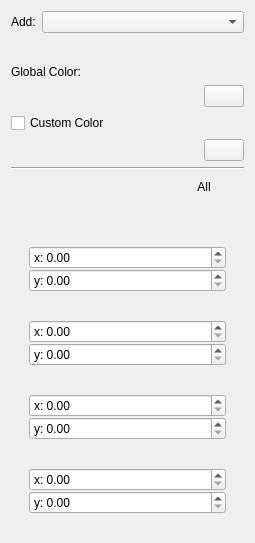
<?xml version="1.0" encoding="UTF-8"?>
<ui version="4.0">
 <class>AssistantsToolOptions</class>
 <widget class="QWidget" name="AssistantsToolOptions">
  <property name="geometry">
   <rect>
    <x>0</x>
    <y>0</y>
    <width>255</width>
    <height>265</height>
   </rect>
  </property>
  <layout class="QVBoxLayout" name="verticalLayout">
   <item>
    <layout class="QFormLayout" name="formLayout_2">
     <property name="rowWrapPolicy">
      <enum>QFormLayout::WrapLongRows</enum>
     </property>
     <item row="0" column="0">
      <widget class="QLabel" name="label">
       <property name="sizePolicy">
        <sizepolicy hsizetype="Fixed" vsizetype="Preferred">
         <horstretch>0</horstretch>
         <verstretch>0</verstretch>
        </sizepolicy>
       </property>
       <property name="text">
        <string>Add:</string>
       </property>
      </widget>
     </item>
     <item row="0" column="1">
      <widget class="QComboBox" name="availableAssistantsComboBox"/>
     </item>
    </layout>
   </item>
   <item>
    <widget class="KisDoubleSliderSpinBox" name="vanishingPointAngleSpinbox" native="true">
     <property name="minimumSize">
      <size>
       <width>50</width>
       <height>20</height>
      </size>
     </property>
    </widget>
   </item>
   <item>
    <widget class="QLabel" name="globalColorLabel">
     <property name="sizePolicy">
      <sizepolicy hsizetype="Fixed" vsizetype="Preferred">
       <horstretch>0</horstretch>
       <verstretch>0</verstretch>
      </sizepolicy>
     </property>
     <property name="text">
      <string>Global Color:</string>
     </property>
    </widget>
   </item>
   <item>
    <layout class="QHBoxLayout" name="horizontalLayout_3">
     <item>
      <widget class="KisSliderSpinBox" name="assistantsGlobalOpacitySlider" native="true">
       <property name="minimumSize">
        <size>
         <width>30</width>
         <height>0</height>
        </size>
       </property>
       <property name="maximum" stdset="0">
        <number>100</number>
       </property>
      </widget>
     </item>
     <item>
      <widget class="KColorButton" name="assistantsColor">
       <property name="sizePolicy">
        <sizepolicy hsizetype="Fixed" vsizetype="Fixed">
         <horstretch>0</horstretch>
         <verstretch>0</verstretch>
        </sizepolicy>
       </property>
       <property name="minimumSize">
        <size>
         <width>20</width>
         <height>0</height>
        </size>
       </property>
      </widget>
     </item>
    </layout>
   </item>
   <item>
    <widget class="QCheckBox" name="useCustomAssistantColor">
     <property name="enabled">
      <bool>true</bool>
     </property>
     <property name="sizePolicy">
      <sizepolicy hsizetype="Minimum" vsizetype="Fixed">
       <horstretch>0</horstretch>
       <verstretch>0</verstretch>
      </sizepolicy>
     </property>
     <property name="text">
      <string>Custom Color</string>
     </property>
    </widget>
   </item>
   <item>
    <layout class="QHBoxLayout" name="horizontalLayout_4">
     <item>
      <widget class="KisSliderSpinBox" name="customColorOpacitySlider" native="true">
       <property name="minimumSize">
        <size>
         <width>30</width>
         <height>0</height>
        </size>
       </property>
       <property name="maximum" stdset="0">
        <number>100</number>
       </property>
      </widget>
     </item>
     <item>
      <widget class="KColorButton" name="customAssistantColorButton">
       <property name="sizePolicy">
        <sizepolicy hsizetype="Fixed" vsizetype="Fixed">
         <horstretch>0</horstretch>
         <verstretch>0</verstretch>
        </sizepolicy>
       </property>
       <property name="minimumSize">
        <size>
         <width>20</width>
         <height>0</height>
        </size>
       </property>
      </widget>
     </item>
    </layout>
   </item>
   <item>
    <layout class="QHBoxLayout" name="horizontalLayout_5"/>
   </item>
   <item>
    <spacer name="verticalSpacer">
     <property name="orientation">
      <enum>Qt::Vertical</enum>
     </property>
     <property name="sizeHint" stdset="0">
      <size>
       <width>20</width>
       <height>5</height>
      </size>
     </property>
    </spacer>
   </item>
   <item>
    <widget class="Line" name="line">
     <property name="orientation">
      <enum>Qt::Horizontal</enum>
     </property>
    </widget>
   </item>
   <item>
    <layout class="QHBoxLayout" name="horizontalLayout_2">
     <item>
      <widget class="QPushButton" name="loadAssistantButton">
       <property name="toolTip">
        <string>Load Assistant Set</string>
       </property>
       <property name="text">
        <string/>
       </property>
       <property name="iconSize">
        <size>
         <width>18</width>
         <height>18</height>
        </size>
       </property>
       <property name="flat">
        <bool>true</bool>
       </property>
      </widget>
     </item>
     <item>
      <widget class="QPushButton" name="saveAssistantButton">
       <property name="toolTip">
        <string>Save Assistant Set</string>
       </property>
       <property name="text">
        <string/>
       </property>
       <property name="iconSize">
        <size>
         <width>18</width>
         <height>18</height>
        </size>
       </property>
       <property name="flat">
        <bool>true</bool>
       </property>
      </widget>
     </item>
     <item>
      <spacer name="horizontalSpacer">
       <property name="orientation">
        <enum>Qt::Horizontal</enum>
       </property>
       <property name="sizeHint" stdset="0">
        <size>
         <width>40</width>
         <height>20</height>
        </size>
       </property>
      </spacer>
     </item>
     <item>
      <widget class="QPushButton" name="deleteAllAssistantsButton">
       <property name="text">
        <string>All</string>
       </property>
       <property name="iconSize">
        <size>
         <width>18</width>
         <height>18</height>
        </size>
       </property>
       <property name="flat">
        <bool>true</bool>
       </property>
      </widget>
     </item>
    </layout>
   </item>


   <item>
     <widget class="QWidget" name="coordsWidget">
       <layout class="QVBoxLayout" name="coordsLayout">
	 <property name="spacing"><number>10</number></property>

	 <item>
	   <widget class="QLabel" name="coordsLabel"> </widget>
	 </item>

	 <item>
	   <widget class="QWidget">
	   <layout class="QVBoxLayout">
	     <property name="spacing"><number>0</number></property>
	     <item><widget class="KisDoubleParseSpinBox"><property name="prefix"><string>x: </string></property> </widget></item>
	     <item><widget class="KisDoubleParseSpinBox"><property name="prefix"><string>y: </string></property> </widget></item>
	   </layout>
	   </widget>
	 </item>

	 <item>
	   <widget class="QWidget">
	   <layout class="QVBoxLayout">
	     <property name="spacing"><number>0</number></property>
	     <item><widget class="KisDoubleParseSpinBox"><property name="prefix"><string>x: </string></property> </widget> </item>
	     <item><widget class="KisDoubleParseSpinBox"><property name="prefix"><string>y: </string></property> </widget></item>
	   </layout>
	   </widget>
	 </item>

	 <item>
	   <widget class="QWidget">
	   <layout class="QVBoxLayout">
	     <property name="spacing"><number>0</number></property>
	     <item><widget class="KisDoubleParseSpinBox"><property name="prefix"><string>x: </string></property> </widget> </item>
	     <item><widget class="KisDoubleParseSpinBox"><property name="prefix"><string>y: </string></property> </widget></item>
	   </layout>
	   </widget>
	 </item>

	 <item>
	   <widget class="QWidget">
	   <layout class="QVBoxLayout">
	     <property name="spacing"><number>0</number></property>
	     <item><widget class="KisDoubleParseSpinBox"><property name="prefix"><string>x: </string></property> </widget> </item>
	     <item><widget class="KisDoubleParseSpinBox"><property name="prefix"><string>y: </string></property> </widget></item>
	   </layout>
	   </widget>
	 </item>

       </layout>
     </widget>
   </item>

  </layout>
 </widget>
 <customwidgets>
  <customwidget>
   <class>KisSliderSpinBox</class>
   <extends>QWidget</extends>
   <header>kis_slider_spin_box.h</header>
   <container>1</container>
  </customwidget>
  <customwidget>
   <class>KisDoubleSliderSpinBox</class>
   <extends>QWidget</extends>
   <header location="global">kis_slider_spin_box.h</header>
   <container>1</container>
  </customwidget>
  <customwidget>
   <class>KColorButton</class>
   <extends>QPushButton</extends>
   <header>kcolorbutton.h</header>
   <container>1</container>
  </customwidget>
  <customwidget>
   <class>KisDoubleParseSpinBox</class>
   <extends>QDoubleSpinBox</extends>
   <header>kis_double_parse_spin_box.h</header>
   <container>1</container>
  </customwidget>
 </customwidgets>
 <resources/>
 <connections/>
</ui>
